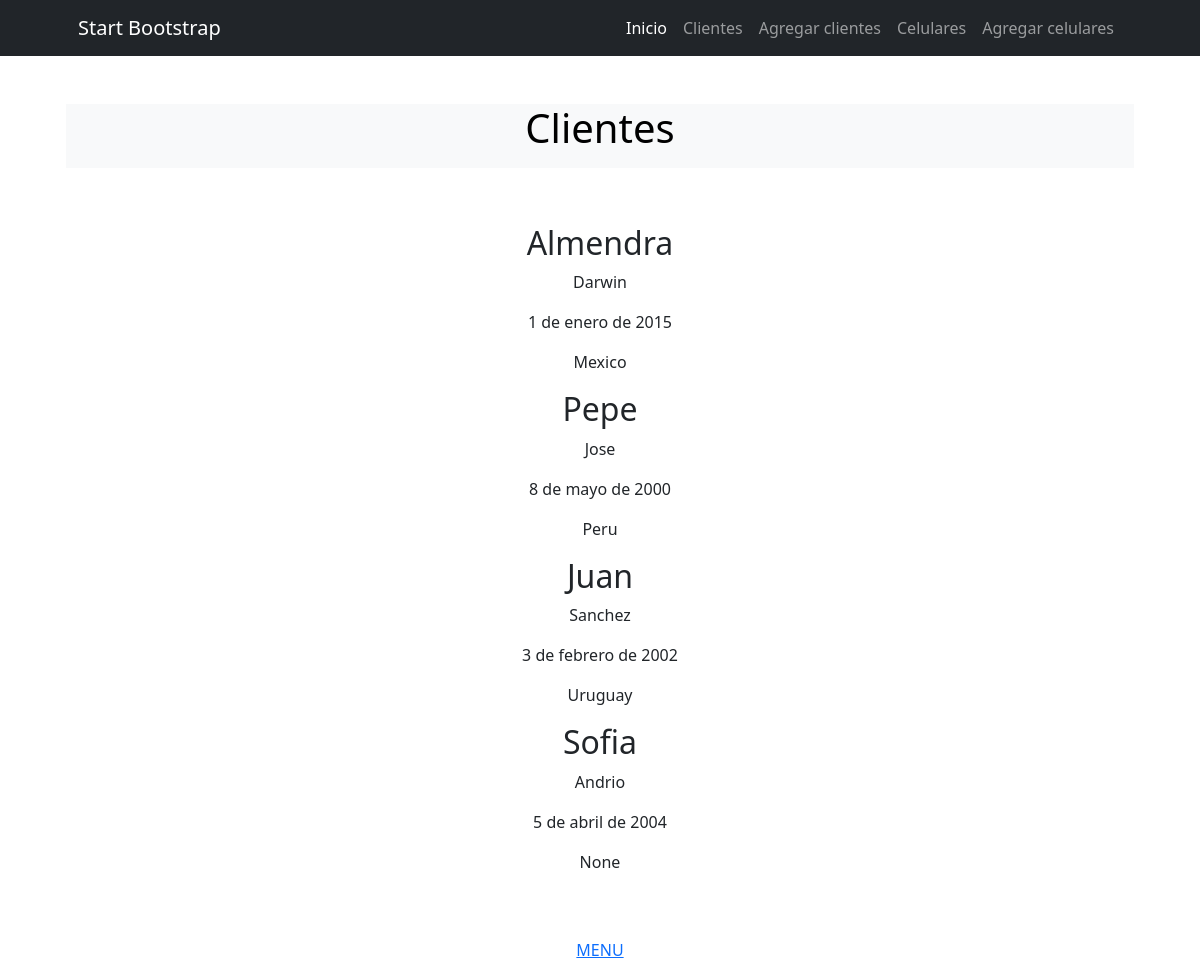
Before: /Cliente/ with the older database file.
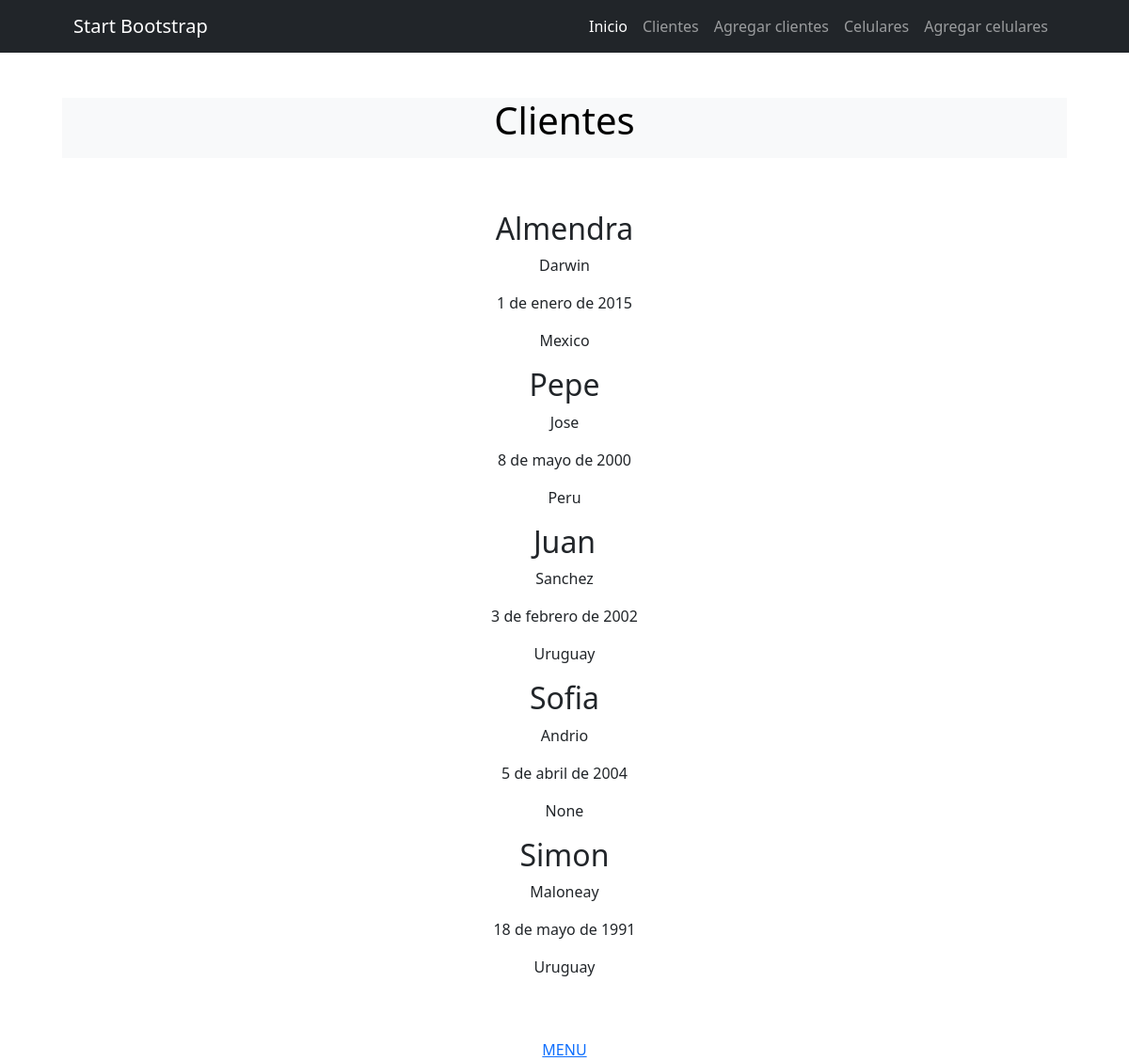
After: the same page with the newer database file.
### apps/Cliente/models.py (models this page shows, shortened)
class Cliente(models.Model):
    nombre= models.CharField(max_length=50)
    apellido= models.CharField(max_length=50)
    nacimiento= models.DateField(null=True)
    pais_origen_id= models.ForeignKey(Pais, on_delete=models.SET_NULL, null=True, blank=True)

class Pais(models.Model):
    nombre = models.CharField(max_length=50)
    def __str__(self):
        return self.nombre

### apps/Cliente/views.py (the view)
# urls.py: path('', home, name="home"),
def home(request):
    Clientes_registros= Cliente.objects.all()
    contexto={"Cliente": Clientes_registros}
    return render(request, "Cliente/index.html", contexto)

### apps/Cliente/templates/Cliente/index.html
{% extends 'Home/index.html' %}
{% block INDEX_TITULO %}
Clientes
{% endblock INDEX_TITULO%}
{% block INDEX_CONTENIDO %}
<center>{% for Cliente in Cliente %}
            <h2>{{Cliente.nombre}}</h2>
            <p>{{Cliente.apellido}}</p>
            <p>{{Cliente.nacimiento}}</p>
            <p>{{Cliente.pais_origen_id}}</p>
        {% endfor %}</center>
    <br> </br>
<center><a href="{% url 'Home:home' %}">MENU</a></center>
{% endblock INDEX_CONTENIDO %}

Changed rows visible on the page:
added Cliente: nombre "Simon", apellido "Maloneay", nacimiento "18 de mayo de 1991", pais_origen_id "Uruguay"
